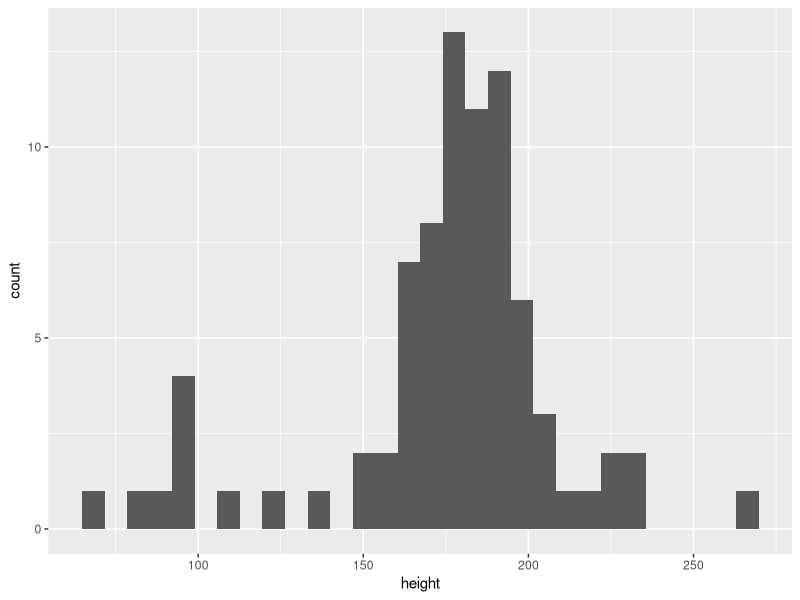
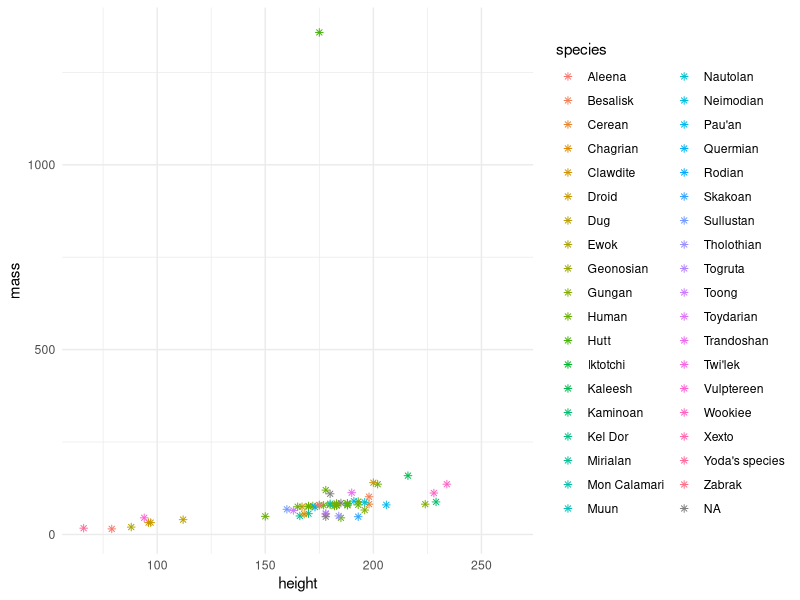

The R script that drew these images, in order:
## ---- chunk 1
library(tidyverse)
## ---- chunk 2
head(starwars)
## ---- chunk 3
dim(starwars)
## ---- chunk 4
ggplot(data = starwars, aes(x = height))+
  geom_histogram()
## ---- chunk 5
ggplot(data = starwars, aes(x=height,y=mass, color = species))+
  geom_point(shape = 8)+
  theme_minimal()
## ---- chunk 6
mean_height <- mean(starwars$height)
#shows up as NA because some heights are NA, default in mean() is na.rm = FALSE
mean_height <- mean(starwars$height, na.rm = TRUE)
## ---- chunk 7
sd_height <- sd(starwars$height, na.rm = TRUE)
